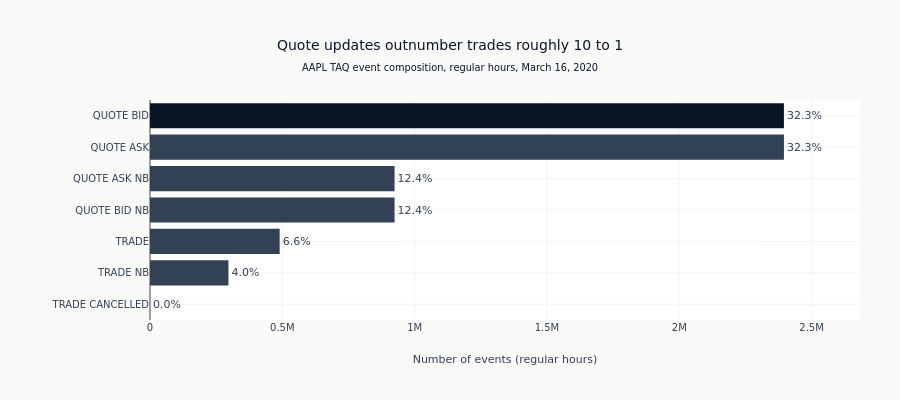

The notebook cell saved with this chart:
### Code cell
# Highlight the single busiest event type; keep the rest neutral.
top_event = event_counts["event_type"][0]
bar_colors = [
    COLORS["blue"] if e == top_event else COLORS["neutral"]
    for e in event_counts["event_type"].to_list()
]

fig = go.Figure(
    go.Bar(
        x=event_counts["len"].to_list(),
        y=event_counts["event_type"].to_list(),
        orientation="h",
        marker_color=bar_colors,
        text=[f"{p:.1f}%" for p in event_counts["pct"].to_list()],
        textposition="outside",
        cliponaxis=False,
    )
)
fig.update_layout(
    title=dict(
        text="Quote updates outnumber trades roughly 10 to 1"
        "<br><sub>AAPL TAQ event composition, regular hours, March 16, 2020</sub>"
    ),
    xaxis_title="Number of events (regular hours)",
    xaxis=dict(range=[0, event_counts["len"].max() * 1.12]),
    yaxis=dict(categoryorder="total ascending"),
    height=400,
    margin=dict(l=150, r=40),
    showlegend=False,
)
fig.show()

### Figure 1 — Plotly figure (JSON) as saved in the notebook; plotly's stock layout.template omitted (floating-point values rounded to 4 significant figures)
{"data": [{"cliponaxis": false, "marker": {"color": ["#0a1628", "#334155", "#334155", "#334155", "#334155", "#334155", "#334155"]}, "orientation": "h", "text": ["32.3%", "32.3%", "12.4%", "12.4%", "6.6%", "4.0%", "0.0%"], "textposition": "outside", "type": "bar", "x": [2395473, 2395470, 924101, 924099, 490013, 296313, 41], "y": ["QUOTE BID", "QUOTE ASK", "QUOTE ASK NB", "QUOTE BID NB", "TRADE", "TRADE NB", "TRADE CANCELLED"]}], "layout": {"height": 400, "margin": {"l": 150, "r": 40}, "showlegend": false, "title": {"text": "Quote updates outnumber trades roughly 10 to 1<br><sub>AAPL TAQ event composition, regular hours, March 16, 2020</sub>"}, "xaxis": {"range": [0, 2683000.0], "title": {"text": "Number of events (regular hours)"}}, "yaxis": {"categoryorder": "total ascending"}}}
